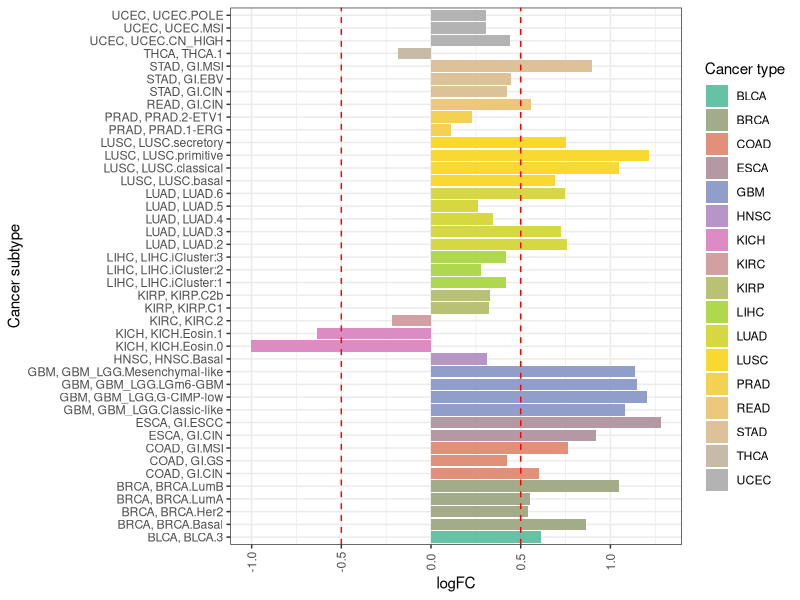
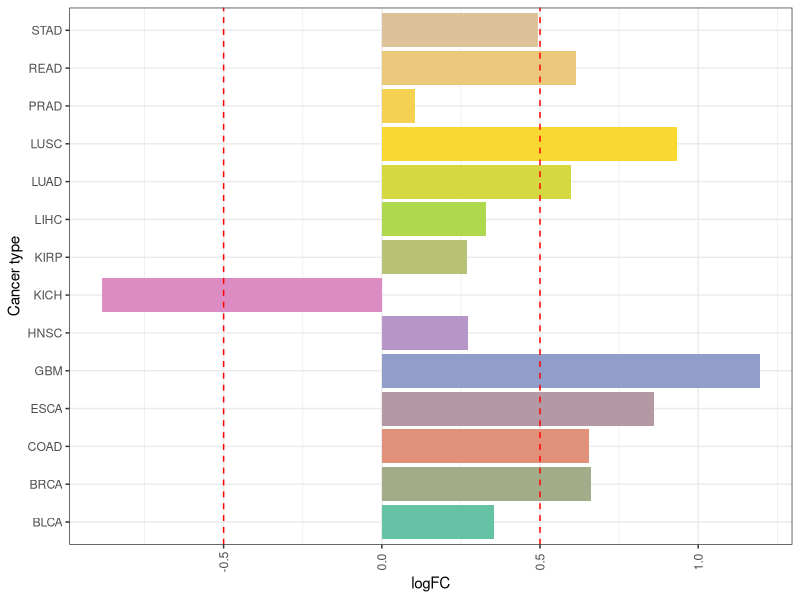

Source code (R) for these figures, in order:
# plot.R - plot differential expression analysis data
# Copyright (C) 2020 Matteo Tiberti, Elena Papaleo

# This program is free software: you can redistribute it and/or modify
# it under the terms of the GNU General Public License as published by
# the Free Software Foundation, either version 3 of the License, or
# (at your option) any later version.

# This program is distributed in the hope that it will be useful,
# but WITHOUT ANY WARRANTY; without even the implied warranty of
# MERCHANTABILITY or FITNESS FOR A PARTICULAR PURPOSE.  See the
# GNU General Public License for more details.

# You should have received a copy of the GNU General Public License
# along with this program.  If not, see <http://www.gnu.org/licenses/>.

library(ggplot2)
library(RColorBrewer)

# read subtype data
data = read.table("eIF4A3_DEA_per_subtype.tsv", sep='\t', header=TRUE, stringsAsFactors=FALSE)
# read type data
data.type = read.table("eIF4A3_DEA_per_type.tsv", sep='\t', header=TRUE, stringsAsFactors=FALSE)

# all cancer types
all_types = sort(unique(c(data$cancer.type, data.type$cancer.type)))

# prepare colors
getPalette = colorRampPalette(brewer.pal(8, "Set2"))
colors=getPalette(length(all_types))
names(colors) = all_types


# generate plot labels
data$labels = paste(data$cancer.type, data$cancer.subtype, sep=', ')

# plot
plot = ggplot(data=data, aes(x=labels, y=logFC, fill=cancer.type)) +
geom_bar(stat="identity") +
geom_hline(yintercept=0.5, linetype="dashed", color = "red") +
geom_hline(yintercept=-0.5, linetype="dashed", color = "red") +
labs(y="logFC", x="Cancer subtype", fill="Cancer type") +
theme_bw() + 
theme(axis.text.x = element_text(angle = 90, vjust=0.5)) +
scale_fill_manual(values=colors) +
coord_flip()
ggsave('deregulation_eIF4A3_per_subtype.pdf', plot=plot)

# keep only types for which we have subtypes
data.type = data.type[ data.type$cancer.type %in% data$cancer.type, ]

# plot
plot = ggplot(data=data.type, aes(x=cancer.type, y=logFC, fill=cancer.type)) +
geom_bar(stat="identity", show.legend=FALSE) +
geom_hline(yintercept=0.5, linetype="dashed", color = "red") +
geom_hline(yintercept=-0.5, linetype="dashed", color = "red") +
labs(y="logFC", x="Cancer type") +
theme_bw() + 
theme(axis.text.x = element_text(angle = 90, vjust=0.5)) +
scale_fill_manual(values=colors) +
coord_flip()
ggsave('deregulation_eIF4A3_per_type.pdf', plot=plot)
